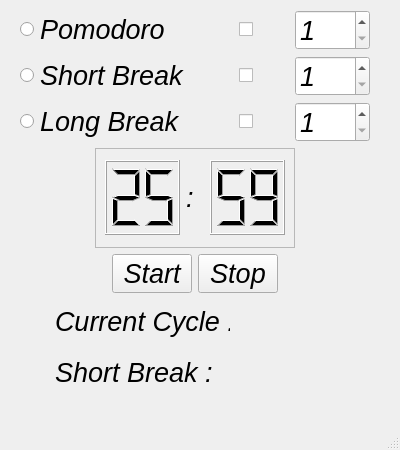
<?xml version="1.0" encoding="UTF-8"?>
<ui version="4.0">
 <class>pomodoroTimer</class>
 <widget class="QMainWindow" name="pomodoroTimer">
  <property name="windowModality">
   <enum>Qt::WindowModal</enum>
  </property>
  <property name="geometry">
   <rect>
    <x>0</x>
    <y>0</y>
    <width>400</width>
    <height>450</height>
   </rect>
  </property>
  <property name="sizePolicy">
   <sizepolicy hsizetype="Fixed" vsizetype="Fixed">
    <horstretch>0</horstretch>
    <verstretch>0</verstretch>
   </sizepolicy>
  </property>
  <property name="minimumSize">
   <size>
    <width>400</width>
    <height>450</height>
   </size>
  </property>
  <property name="maximumSize">
   <size>
    <width>400</width>
    <height>450</height>
   </size>
  </property>
  <property name="font">
   <font>
    <pointsize>20</pointsize>
    <italic>true</italic>
   </font>
  </property>
  <property name="windowTitle">
   <string>Pomodoro Timer</string>
  </property>
  <property name="windowIcon">
   <iconset>
    <normaloff>../../Python/pomodoro_timer/pomodoro-technique.png</normaloff>../../Python/pomodoro_timer/pomodoro-technique.png</iconset>
  </property>
  <widget class="QWidget" name="centralwidget">
   <property name="maximumSize">
    <size>
     <width>500</width>
     <height>500</height>
    </size>
   </property>
   <widget class="QWidget" name="layoutWidget">
    <property name="geometry">
     <rect>
      <x>0</x>
      <y>10</y>
      <width>390</width>
      <height>384</height>
     </rect>
    </property>
    <layout class="QGridLayout" name="gridLayout_3">
     <item row="0" column="0" colspan="3">
      <layout class="QGridLayout" name="gridLayout">
       <item row="0" column="0">
        <layout class="QHBoxLayout" name="horizontalLayout">
         <item>
          <spacer name="horizontalSpacer_7">
           <property name="orientation">
            <enum>Qt::Horizontal</enum>
           </property>
           <property name="sizeType">
            <enum>QSizePolicy::Fixed</enum>
           </property>
           <property name="sizeHint" stdset="0">
            <size>
             <width>20</width>
             <height>20</height>
            </size>
           </property>
          </spacer>
         </item>
         <item>
          <widget class="QRadioButton" name="rb_pomodoro">
           <property name="text">
            <string>Pomodoro</string>
           </property>
          </widget>
         </item>
         <item>
          <spacer name="horizontalSpacer">
           <property name="orientation">
            <enum>Qt::Horizontal</enum>
           </property>
           <property name="sizeType">
            <enum>QSizePolicy::Fixed</enum>
           </property>
           <property name="sizeHint" stdset="0">
            <size>
             <width>20</width>
             <height>20</height>
            </size>
           </property>
          </spacer>
         </item>
         <item>
          <widget class="QCheckBox" name="cb_pomodoro">
           <property name="sizePolicy">
            <sizepolicy hsizetype="Minimum" vsizetype="Fixed">
             <horstretch>0</horstretch>
             <verstretch>0</verstretch>
            </sizepolicy>
           </property>
           <property name="maximumSize">
            <size>
             <width>50</width>
             <height>16777215</height>
            </size>
           </property>
           <property name="text">
            <string/>
           </property>
          </widget>
         </item>
         <item>
          <widget class="QSpinBox" name="sb_pomodoro">
           <property name="sizePolicy">
            <sizepolicy hsizetype="Fixed" vsizetype="Fixed">
             <horstretch>0</horstretch>
             <verstretch>0</verstretch>
            </sizepolicy>
           </property>
           <property name="minimumSize">
            <size>
             <width>75</width>
             <height>40</height>
            </size>
           </property>
           <property name="maximumSize">
            <size>
             <width>75</width>
             <height>40</height>
            </size>
           </property>
           <property name="toolTip">
            <string>Minimum Value is 1 Mins and Maximum is 60 Mins</string>
           </property>
           <property name="prefix">
            <string/>
           </property>
           <property name="minimum">
            <number>1</number>
           </property>
           <property name="maximum">
            <number>60</number>
           </property>
           <property name="singleStep">
            <number>1</number>
           </property>
          </widget>
         </item>
         <item>
          <spacer name="horizontalSpacer_8">
           <property name="orientation">
            <enum>Qt::Horizontal</enum>
           </property>
           <property name="sizeType">
            <enum>QSizePolicy::Fixed</enum>
           </property>
           <property name="sizeHint" stdset="0">
            <size>
             <width>20</width>
             <height>20</height>
            </size>
           </property>
          </spacer>
         </item>
        </layout>
       </item>
       <item row="2" column="0">
        <layout class="QHBoxLayout" name="horizontalLayout_4">
         <item>
          <spacer name="horizontalSpacer_3">
           <property name="orientation">
            <enum>Qt::Horizontal</enum>
           </property>
           <property name="sizeType">
            <enum>QSizePolicy::Fixed</enum>
           </property>
           <property name="sizeHint" stdset="0">
            <size>
             <width>20</width>
             <height>20</height>
            </size>
           </property>
          </spacer>
         </item>
         <item>
          <widget class="QRadioButton" name="rb_long_break">
           <property name="text">
            <string>Long Break</string>
           </property>
          </widget>
         </item>
         <item>
          <spacer name="horizontalSpacer_6">
           <property name="orientation">
            <enum>Qt::Horizontal</enum>
           </property>
           <property name="sizeType">
            <enum>QSizePolicy::Fixed</enum>
           </property>
           <property name="sizeHint" stdset="0">
            <size>
             <width>20</width>
             <height>20</height>
            </size>
           </property>
          </spacer>
         </item>
         <item>
          <widget class="QCheckBox" name="cb_long_break">
           <property name="sizePolicy">
            <sizepolicy hsizetype="Fixed" vsizetype="Fixed">
             <horstretch>0</horstretch>
             <verstretch>0</verstretch>
            </sizepolicy>
           </property>
           <property name="maximumSize">
            <size>
             <width>50</width>
             <height>16777215</height>
            </size>
           </property>
           <property name="text">
            <string/>
           </property>
          </widget>
         </item>
         <item>
          <widget class="QSpinBox" name="sb_long_break">
           <property name="sizePolicy">
            <sizepolicy hsizetype="Fixed" vsizetype="Fixed">
             <horstretch>0</horstretch>
             <verstretch>0</verstretch>
            </sizepolicy>
           </property>
           <property name="minimumSize">
            <size>
             <width>75</width>
             <height>40</height>
            </size>
           </property>
           <property name="maximumSize">
            <size>
             <width>75</width>
             <height>40</height>
            </size>
           </property>
           <property name="toolTip">
            <string>Minimum is 1 Mins and maximum is 20 Mins</string>
           </property>
           <property name="prefix">
            <string/>
           </property>
           <property name="minimum">
            <number>1</number>
           </property>
           <property name="maximum">
            <number>20</number>
           </property>
           <property name="singleStep">
            <number>1</number>
           </property>
          </widget>
         </item>
         <item>
          <spacer name="horizontalSpacer_4">
           <property name="orientation">
            <enum>Qt::Horizontal</enum>
           </property>
           <property name="sizeType">
            <enum>QSizePolicy::Fixed</enum>
           </property>
           <property name="sizeHint" stdset="0">
            <size>
             <width>20</width>
             <height>20</height>
            </size>
           </property>
          </spacer>
         </item>
        </layout>
       </item>
       <item row="1" column="0">
        <layout class="QHBoxLayout" name="horizontalLayout_3">
         <item>
          <spacer name="horizontalSpacer_2">
           <property name="orientation">
            <enum>Qt::Horizontal</enum>
           </property>
           <property name="sizeType">
            <enum>QSizePolicy::Fixed</enum>
           </property>
           <property name="sizeHint" stdset="0">
            <size>
             <width>20</width>
             <height>20</height>
            </size>
           </property>
          </spacer>
         </item>
         <item>
          <widget class="QRadioButton" name="rb_short_break">
           <property name="text">
            <string>Short Break</string>
           </property>
          </widget>
         </item>
         <item>
          <spacer name="horizontalSpacer_5">
           <property name="orientation">
            <enum>Qt::Horizontal</enum>
           </property>
           <property name="sizeType">
            <enum>QSizePolicy::Fixed</enum>
           </property>
           <property name="sizeHint" stdset="0">
            <size>
             <width>20</width>
             <height>20</height>
            </size>
           </property>
          </spacer>
         </item>
         <item>
          <widget class="QCheckBox" name="cb_short_break">
           <property name="sizePolicy">
            <sizepolicy hsizetype="Fixed" vsizetype="Fixed">
             <horstretch>0</horstretch>
             <verstretch>0</verstretch>
            </sizepolicy>
           </property>
           <property name="maximumSize">
            <size>
             <width>50</width>
             <height>16777215</height>
            </size>
           </property>
           <property name="text">
            <string/>
           </property>
          </widget>
         </item>
         <item>
          <widget class="QSpinBox" name="sb_short_break">
           <property name="sizePolicy">
            <sizepolicy hsizetype="Fixed" vsizetype="Fixed">
             <horstretch>0</horstretch>
             <verstretch>0</verstretch>
            </sizepolicy>
           </property>
           <property name="minimumSize">
            <size>
             <width>75</width>
             <height>40</height>
            </size>
           </property>
           <property name="maximumSize">
            <size>
             <width>75</width>
             <height>40</height>
            </size>
           </property>
           <property name="toolTip">
            <string>Minimum is 1 Mins and maximum is 10 Mins</string>
           </property>
           <property name="suffix">
            <string/>
           </property>
           <property name="prefix">
            <string/>
           </property>
           <property name="minimum">
            <number>1</number>
           </property>
           <property name="maximum">
            <number>10</number>
           </property>
           <property name="singleStep">
            <number>1</number>
           </property>
          </widget>
         </item>
         <item>
          <spacer name="horizontalSpacer_9">
           <property name="orientation">
            <enum>Qt::Horizontal</enum>
           </property>
           <property name="sizeType">
            <enum>QSizePolicy::Fixed</enum>
           </property>
           <property name="sizeHint" stdset="0">
            <size>
             <width>20</width>
             <height>20</height>
            </size>
           </property>
          </spacer>
         </item>
        </layout>
       </item>
      </layout>
     </item>
     <item row="1" column="0">
      <spacer name="horizontalSpacer_14">
       <property name="orientation">
        <enum>Qt::Horizontal</enum>
       </property>
       <property name="sizeHint" stdset="0">
        <size>
         <width>40</width>
         <height>20</height>
        </size>
       </property>
      </spacer>
     </item>
     <item row="1" column="1">
      <layout class="QVBoxLayout" name="verticalLayout">
       <item>
        <layout class="QHBoxLayout" name="horizontalLayout_8">
         <item>
          <spacer name="horizontalSpacer_12">
           <property name="orientation">
            <enum>Qt::Horizontal</enum>
           </property>
           <property name="sizeHint" stdset="0">
            <size>
             <width>40</width>
             <height>20</height>
            </size>
           </property>
          </spacer>
         </item>
         <item>
          <widget class="QFrame" name="frame_short_break">
           <property name="sizePolicy">
            <sizepolicy hsizetype="Fixed" vsizetype="Fixed">
             <horstretch>0</horstretch>
             <verstretch>0</verstretch>
            </sizepolicy>
           </property>
           <property name="minimumSize">
            <size>
             <width>200</width>
             <height>100</height>
            </size>
           </property>
           <property name="maximumSize">
            <size>
             <width>185</width>
             <height>120</height>
            </size>
           </property>
           <property name="frameShape">
            <enum>QFrame::StyledPanel</enum>
           </property>
           <property name="frameShadow">
            <enum>QFrame::Raised</enum>
           </property>
           <layout class="QGridLayout" name="gridLayout_2">
            <item row="0" column="0">
             <layout class="QHBoxLayout" name="horizontalLayout_6">
              <item>
               <widget class="QLCDNumber" name="lcd_min_timer">
                <property name="sizePolicy">
                 <sizepolicy hsizetype="Fixed" vsizetype="Fixed">
                  <horstretch>0</horstretch>
                  <verstretch>0</verstretch>
                 </sizepolicy>
                </property>
                <property name="minimumSize">
                 <size>
                  <width>75</width>
                  <height>75</height>
                 </size>
                </property>
                <property name="maximumSize">
                 <size>
                  <width>75</width>
                  <height>75</height>
                 </size>
                </property>
                <property name="font">
                 <font>
                  <pointsize>26</pointsize>
                  <italic>true</italic>
                 </font>
                </property>
                <property name="smallDecimalPoint">
                 <bool>false</bool>
                </property>
                <property name="digitCount">
                 <number>2</number>
                </property>
                <property name="intValue" stdset="0">
                 <number>25</number>
                </property>
               </widget>
              </item>
              <item>
               <widget class="QLabel" name="label">
                <property name="sizePolicy">
                 <sizepolicy hsizetype="Fixed" vsizetype="Fixed">
                  <horstretch>0</horstretch>
                  <verstretch>0</verstretch>
                 </sizepolicy>
                </property>
                <property name="maximumSize">
                 <size>
                  <width>50</width>
                  <height>16777215</height>
                 </size>
                </property>
                <property name="text">
                 <string>:</string>
                </property>
               </widget>
              </item>
              <item>
               <widget class="QLCDNumber" name="lcd_sec_timer">
                <property name="sizePolicy">
                 <sizepolicy hsizetype="Fixed" vsizetype="Fixed">
                  <horstretch>0</horstretch>
                  <verstretch>0</verstretch>
                 </sizepolicy>
                </property>
                <property name="minimumSize">
                 <size>
                  <width>75</width>
                  <height>75</height>
                 </size>
                </property>
                <property name="maximumSize">
                 <size>
                  <width>75</width>
                  <height>75</height>
                 </size>
                </property>
                <property name="font">
                 <font>
                  <pointsize>26</pointsize>
                  <italic>true</italic>
                 </font>
                </property>
                <property name="smallDecimalPoint">
                 <bool>false</bool>
                </property>
                <property name="digitCount">
                 <number>2</number>
                </property>
                <property name="intValue" stdset="0">
                 <number>59</number>
                </property>
               </widget>
              </item>
             </layout>
            </item>
           </layout>
          </widget>
         </item>
         <item>
          <spacer name="horizontalSpacer_13">
           <property name="orientation">
            <enum>Qt::Horizontal</enum>
           </property>
           <property name="sizeHint" stdset="0">
            <size>
             <width>40</width>
             <height>20</height>
            </size>
           </property>
          </spacer>
         </item>
        </layout>
       </item>
       <item>
        <layout class="QHBoxLayout" name="horizontalLayout_7">
         <item>
          <spacer name="horizontalSpacer_10">
           <property name="orientation">
            <enum>Qt::Horizontal</enum>
           </property>
           <property name="sizeHint" stdset="0">
            <size>
             <width>40</width>
             <height>20</height>
            </size>
           </property>
          </spacer>
         </item>
         <item>
          <widget class="QPushButton" name="btn_start">
           <property name="font">
            <font>
             <pointsize>20</pointsize>
             <italic>true</italic>
            </font>
           </property>
           <property name="layoutDirection">
            <enum>Qt::LeftToRight</enum>
           </property>
           <property name="text">
            <string>Start</string>
           </property>
           <property name="iconSize">
            <size>
             <width>20</width>
             <height>20</height>
            </size>
           </property>
          </widget>
         </item>
         <item>
          <widget class="QPushButton" name="btn_stop">
           <property name="font">
            <font>
             <pointsize>20</pointsize>
             <italic>true</italic>
            </font>
           </property>
           <property name="layoutDirection">
            <enum>Qt::LeftToRight</enum>
           </property>
           <property name="text">
            <string>Stop</string>
           </property>
           <property name="iconSize">
            <size>
             <width>20</width>
             <height>20</height>
            </size>
           </property>
          </widget>
         </item>
         <item>
          <spacer name="horizontalSpacer_11">
           <property name="orientation">
            <enum>Qt::Horizontal</enum>
           </property>
           <property name="sizeHint" stdset="0">
            <size>
             <width>40</width>
             <height>20</height>
            </size>
           </property>
          </spacer>
         </item>
        </layout>
       </item>
       <item>
        <layout class="QHBoxLayout" name="horizontalLayout_2">
         <item>
          <widget class="QLabel" name="label_2">
           <property name="sizePolicy">
            <sizepolicy hsizetype="Fixed" vsizetype="Fixed">
             <horstretch>0</horstretch>
             <verstretch>0</verstretch>
            </sizepolicy>
           </property>
           <property name="maximumSize">
            <size>
             <width>175</width>
             <height>16777215</height>
            </size>
           </property>
           <property name="text">
            <string>Current Cycle :</string>
           </property>
          </widget>
         </item>
         <item>
          <widget class="QLabel" name="lbl_current_cycle">
           <property name="text">
            <string/>
           </property>
          </widget>
         </item>
        </layout>
       </item>
       <item>
        <layout class="QHBoxLayout" name="horizontalLayout_5">
         <item>
          <widget class="QLabel" name="label_3">
           <property name="sizePolicy">
            <sizepolicy hsizetype="Fixed" vsizetype="Preferred">
             <horstretch>0</horstretch>
             <verstretch>0</verstretch>
            </sizepolicy>
           </property>
           <property name="maximumSize">
            <size>
             <width>175</width>
             <height>16777215</height>
            </size>
           </property>
           <property name="text">
            <string>Short Break :</string>
           </property>
          </widget>
         </item>
         <item>
          <widget class="QLabel" name="lbl_short_break">
           <property name="text">
            <string/>
           </property>
          </widget>
         </item>
        </layout>
       </item>
      </layout>
     </item>
     <item row="1" column="2">
      <spacer name="horizontalSpacer_15">
       <property name="orientation">
        <enum>Qt::Horizontal</enum>
       </property>
       <property name="sizeHint" stdset="0">
        <size>
         <width>40</width>
         <height>20</height>
        </size>
       </property>
      </spacer>
     </item>
    </layout>
   </widget>
  </widget>
  <widget class="QStatusBar" name="statubar"/>
 </widget>
 <resources/>
 <connections/>
</ui>
